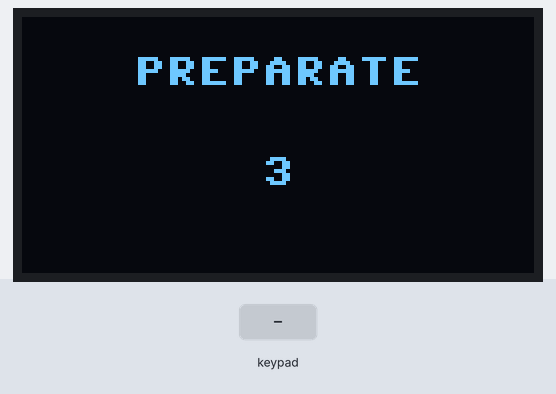
Recording of a program running on a simulated ESP32 board running MicroPython. Shown: 128×64 one-colour display. The test bench sets the inputs (shaded band). Random numbers come from a fixed seed.

Above: at 3.3 s.
At 7.7 s:
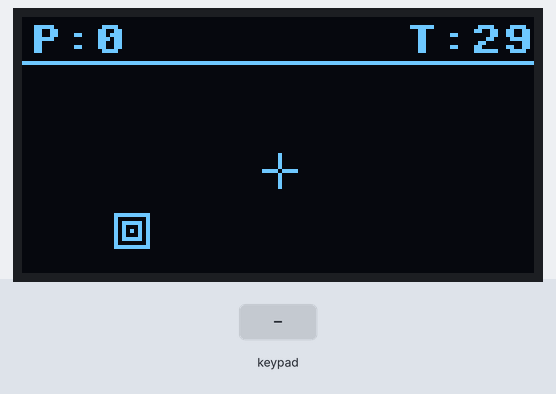
7.8 s: keypad keys 1 2 pressed 0.4 s apart
At 9.1 s:
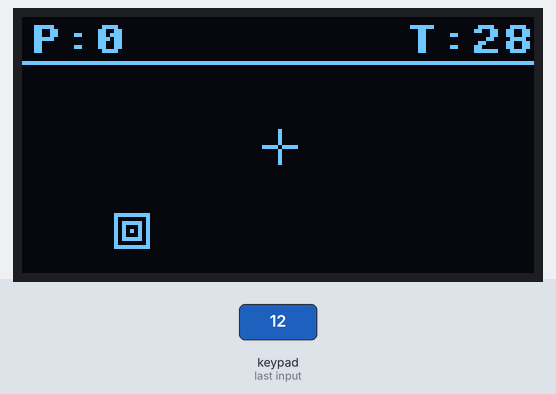
At 36.7 s:
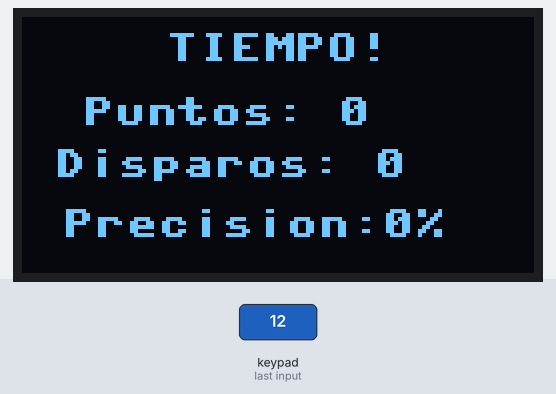
Timing chart, 0 to 37.8 s (numbered marks = the images above; inputs shaded):
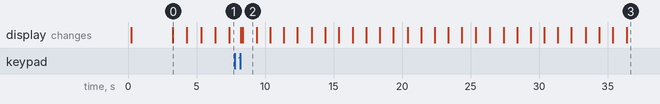

Measured:
- what the display in image 2 shows lasts 1.0 s, from 8.4 s to 9.4 s

The program:

juego_tiro.py
```python
from machine import Pin
from time import sleep, ticks_ms, ticks_diff
from random import randint

from oled_game import OLED_Game


# =========================
# OLED
# =========================

oled = OLED_Game()


# =========================
# TECLADO
# =========================

filas = [
    Pin(35, Pin.OUT),
    Pin(36, Pin.OUT),
    Pin(37, Pin.OUT),
    Pin(38, Pin.OUT)
]

# C1 y C2 están intercambiadas físicamente en tu teclado
columnas = [
    Pin(40, Pin.IN, Pin.PULL_UP),  # C1
    Pin(39, Pin.IN, Pin.PULL_UP),  # C2
    Pin(41, Pin.IN, Pin.PULL_UP),  # C3
    Pin(42, Pin.IN, Pin.PULL_UP)   # C4
]

teclas = [
    ["1", "2", "3", "A"],
    ["4", "5", "6", "B"],
    ["7", "8", "9", "C"],
    ["*", "0", "#", "D"]
]

for fila in filas:
    fila.value(1)


# =========================
# CONFIGURACION
# =========================

ANCHO = 128
ALTO = 64

DURACION = 30

# Menor valor = movimiento más suave
PASO_MIRA = 2

RADIO_OBJETIVO = 4


# =========================
# LECTURA DEL TECLADO
# =========================

def leer_teclado():

    for i in range(4):

        # Desactivar todas las filas
        for fila in filas:
            fila.value(1)

        # Activar una fila
        filas[i].value(0)

        for j in range(4):

            if columnas[j].value() == 0:
                return teclas[i][j]

    return None


def esperar_soltar_tecla(tecla_buscada):

    while leer_teclado() == tecla_buscada:
        sleep(0.02)


# =========================
# OBJETIVO
# =========================

def nuevo_objetivo():

    x = randint(10, 117)
    y = randint(17, 54)

    return x, y


def dibujar_objetivo(x, y):

    # Objetivo cuadrado para máxima compatibilidad
    oled.frame.rect(
        x - 4,
        y - 4,
        9,
        9,
        1
    )

    oled.frame.rect(
        x - 2,
        y - 2,
        5,
        5,
        1
    )

    oled.frame.pixel(
        x,
        y,
        1
    )


# =========================
# MIRA
# =========================

def dibujar_mira(x, y):

    oled.frame.hline(
        x - 4,
        y,
        9,
        1
    )

    oled.frame.vline(
        x,
        y - 4,
        9,
        1
    )

    # Centro vacío para diferenciar la mira
    oled.frame.pixel(
        x,
        y,
        0
    )


# =========================
# DISPARO
# =========================

def comprobar_disparo(
    mira_x,
    mira_y,
    objetivo_x,
    objetivo_y
):

    distancia_x = abs(
        mira_x - objetivo_x
    )

    distancia_y = abs(
        mira_y - objetivo_y
    )

    if (
        distancia_x <= RADIO_OBJETIVO
        and
        distancia_y <= RADIO_OBJETIVO
    ):
        return True

    return False


# =========================
# PANTALLA INICIAL
# =========================

def pantalla_inicio():

    oled.limpiar()

    oled.texto(
        "TIRO AL BLANCO",
        8,
        6
    )

    oled.texto(
        "2 = ARRIBA",
        18,
        20
    )

    oled.texto(
        "4   5   6",
        25,
        32
    )

    oled.texto(
        "8 = ABAJO",
        18,
        44
    )

    oled.texto(
        "5 = DISPARAR",
        12,
        56
    )

    oled.mostrar()

    sleep(3)

    for numero in [3, 2, 1]:

        oled.limpiar()

        oled.texto(
            "PREPARATE",
            28,
            10
        )

        oled.texto(
            str(numero),
            60,
            35
        )

        oled.mostrar()

        sleep(1)


# =========================
# MENSAJES
# =========================

def mensaje_acierto():

    oled.frame.fill(0)

    oled.frame.text(
        "ACIERTO!",
        34,
        24,
        1
    )

    oled.frame.text(
        "+1 PUNTO",
        30,
        39,
        1
    )

    oled.mostrar()

    sleep(0.30)


def mensaje_fallo():

    oled.frame.fill(0)

    oled.frame.text(
        "FALLASTE!",
        30,
        28,
        1
    )

    oled.mostrar()

    sleep(0.20)


def game_over(puntos, disparos):

    oled.limpiar()

    oled.texto(
        "TIEMPO!",
        36,
        4
    )

    oled.texto(
        "Puntos: " + str(puntos),
        15,
        20
    )

    oled.texto(
        "Disparos: " + str(disparos),
        8,
        33
    )

    if disparos > 0:

        precision = int(
            puntos * 100 / disparos
        )

        oled.texto(
            "Precision:" + str(precision) + "%",
            4,
            48
        )

    else:

        oled.texto(
            "Precision:0%",
            10,
            48
        )

    oled.mostrar()


# =========================
# JUEGO PRINCIPAL
# =========================

def jugar_tiro():

    pantalla_inicio()

    puntos = 0
    disparos = 0

    # Mira comienza en el centro
    mira_x = 64
    mira_y = 38

    objetivo_x, objetivo_y = nuevo_objetivo()

    inicio = ticks_ms()

    jugando = True

    while jugando:

        # -------------------------
        # TIEMPO
        # -------------------------

        transcurrido = ticks_diff(
            ticks_ms(),
            inicio
        )

        segundos = transcurrido // 1000

        restante = DURACION - segundos

        if restante <= 0:
            jugando = False
            break

        # -------------------------
        # LEER TECLADO
        # -------------------------

        tecla = leer_teclado()

        # ARRIBA
        if tecla == "2":

            mira_y -= PASO_MIRA

            if mira_y < 17:
                mira_y = 17

        # ABAJO
        elif tecla == "8":

            mira_y += PASO_MIRA

            if mira_y > 58:
                mira_y = 58

        # IZQUIERDA
        elif tecla == "4":

            mira_x -= PASO_MIRA

            if mira_x < 6:
                mira_x = 6

        # DERECHA
        elif tecla == "6":

            mira_x += PASO_MIRA

            if mira_x > 121:
                mira_x = 121

        # -------------------------
        # DISPARAR
        # -------------------------

        elif tecla == "5":

            disparos += 1

            if comprobar_disparo(
                mira_x,
                mira_y,
                objetivo_x,
                objetivo_y
            ):

                puntos += 1

                mensaje_acierto()

                objetivo_x, objetivo_y = (
                    nuevo_objetivo()
                )

            else:

                mensaje_fallo()

            # Evita disparos automáticos
            # al mantener presionado 5
            esperar_soltar_tecla("5")

        # -------------------------
        # DIBUJAR PANTALLA
        # -------------------------

        oled.frame.fill(0)

        # Puntuación
        oled.frame.text(
            "P:" + str(puntos),
            2,
            2,
            1
        )

        # Tiempo
        oled.frame.text(
            "T:" + str(restante),
            96,
            2,
            1
        )

        # Separador superior
        oled.frame.hline(
            0,
            11,
            128,
            1
        )

        # Objetivo
        dibujar_objetivo(
            objetivo_x,
            objetivo_y
        )

        # Mira
        dibujar_mira(
            mira_x,
            mira_y
        )

        oled.mostrar()

        # Controla la velocidad del movimiento
        sleep(0.035)

    game_over(
        puntos,
        disparos
    )


# =========================
# EJECUCION
# =========================

if __name__ == "__main__":
    jugar_tiro()
```

oled_game.py
```python
from machine import Pin, SoftSPI
import framebuf
from time import sleep_ms, sleep


class OLED_Game:

    def __init__(self):

        self.width = 128
        self.height = 64

        self.spi = SoftSPI(
            baudrate=500_000,
            polarity=0,
            phase=0,
            sck=Pin(4),
            mosi=Pin(5),
            miso=Pin(8)
        )

        self.rst = Pin(6, Pin.OUT)
        self.dc = Pin(7, Pin.OUT)
        self.cs = Pin(15, Pin.OUT)

        self.cs.value(1)

        # Memoria de imagen
        self.buffer = bytearray(128 * 64 // 8)

        self.frame = framebuf.FrameBuffer(
            self.buffer,
            128,
            64,
            framebuf.MONO_VLSB
        )

        self.reset()
        self.iniciar()

    def comando(self, valor):

        self.dc.value(0)
        self.cs.value(0)

        self.spi.write(bytes([valor]))

        self.cs.value(1)

    def datos(self, datos):

        self.dc.value(1)
        self.cs.value(0)

        self.spi.write(datos)

        self.cs.value(1)

    def reset(self):

        self.rst.value(1)
        sleep_ms(10)

        self.rst.value(0)
        sleep_ms(50)

        self.rst.value(1)
        sleep_ms(100)

    def iniciar(self):

        self.comando(0xAE)
        self.comando(0xA4)
        self.comando(0xA6)
        self.comando(0xA1)
        self.comando(0xC8)

        self.limpiar()
        self.comando(0xAF)

    def limpiar(self):

        self.frame.fill(0)
        self.mostrar()

    def mostrar(self):

        for pagina in range(8):

            self.comando(0xB0 + pagina)

            # Columna 0
            self.comando(0x00)
            self.comando(0x10)

            inicio = pagina * 128
            fin = inicio + 128

            self.datos(self.buffer[inicio:fin])

    def texto(self, texto, x, y):

        self.frame.text(texto, x, y, 1)

    def rectangulo(self, x, y, ancho, alto):

        self.frame.rect(x, y, ancho, alto, 1)
```
